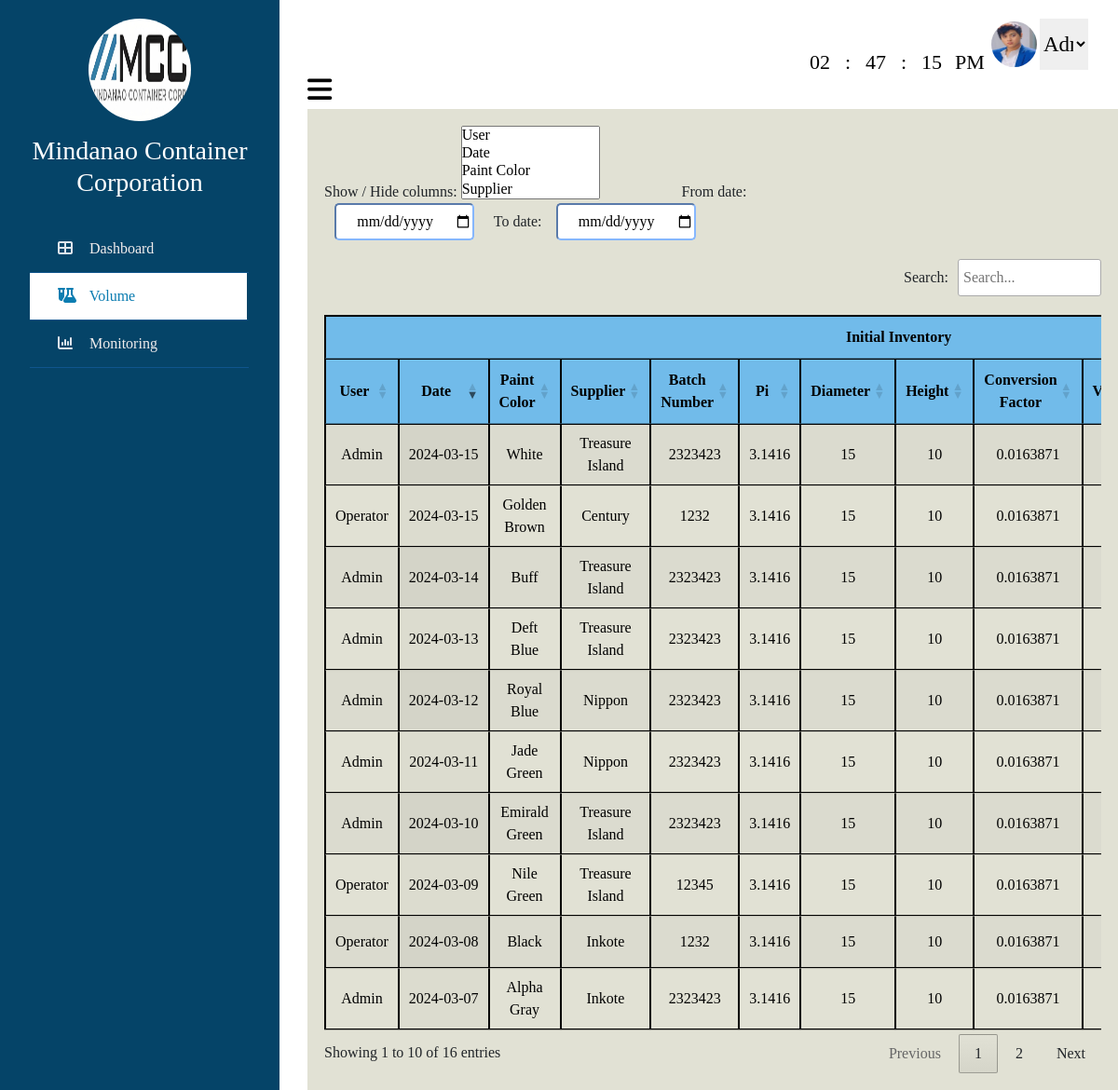
The page /volume.php (signed in) on the database as committed earlier.
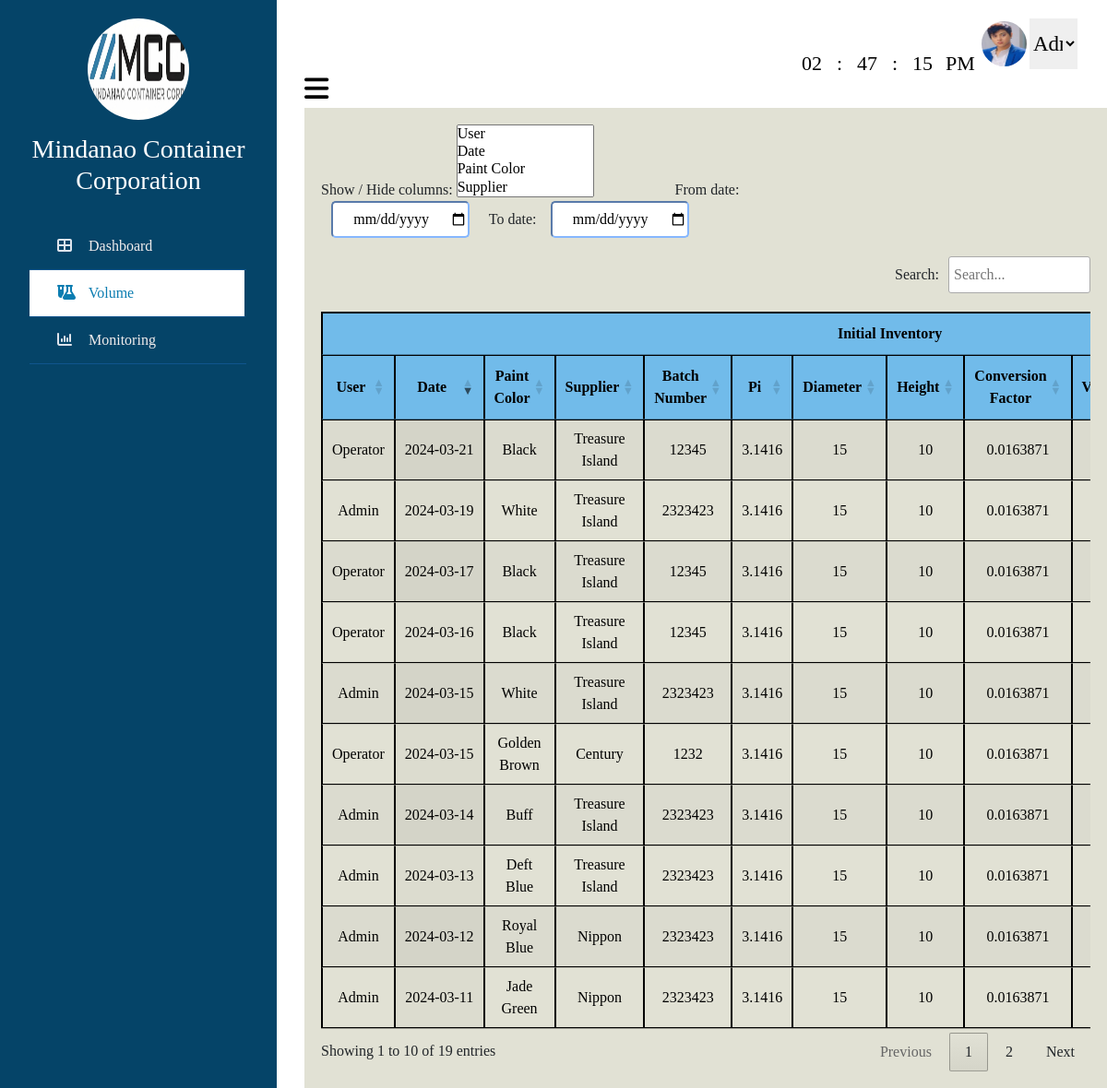
The same page on the database as committed later.
### tables this page shows
CREATE TABLE `tbl_entry` (
  `EntryID` int(100) NOT NULL,
  `userID` int(100) NOT NULL,
  `customerID` int(100) NOT NULL,
  `paintID` int(100) NOT NULL,
  `date` date NOT NULL,
  `batchNumber` int(100) NOT NULL,
  `diameter` int(100) NOT NULL,
  `height` int(100) NOT NULL,
  `Initialvolume` double NOT NULL,
  `initialPLiter` double NOT NULL,
  `initialALiter` double NOT NULL,
  `paintRatio` double NOT NULL,
  `acetateRatio` double NOT NULL,
  `NewacetateL` double NOT NULL,
  `NewpaintL` double NOT NULL,
  `sprayViscosity` int(100) NOT NULL,
  `quantity` int(100) NOT NULL,
  `Endingdiameter` int(100) NOT NULL,
  `Endingheight` int(100) NOT NULL,
  `Endingvolume` double NOT NULL,
  `endingPLiter` double NOT NULL,
  `endingALiter` double NOT NULL,
  `EndingpaintRatio` double NOT NULL,
  `EndingacetateRatio` double NOT NULL,
  `totalPLiter` double NOT NULL,
  `totalALiter` double NOT NULL,
  `paintYield` double NOT NULL,
  `acetateYield` double NOT NULL,
  `remarks` varchar(100) NOT NULL
);

CREATE TABLE `tbl_user` (
  `userID` int(100) NOT NULL,
  `Level` varchar(100) NOT NULL,
  `Name` varchar(100) NOT NULL,
  `Username` varchar(100) NOT NULL,
  `Contact` varchar(100) NOT NULL,
  `Address` varchar(100) NOT NULL,
  `Profile_image` varchar(100) NOT NULL,
  `Email` varchar(100) NOT NULL,
  `Password` varchar(100) NOT NULL
);

CREATE TABLE `tbl_paint` (
  `paintID` int(100) NOT NULL,
  `supplierID` int(100) NOT NULL,
  `paint_color` varchar(100) NOT NULL
);

CREATE TABLE `tbl_supplier` (
  `supplierID` int(100) NOT NULL,
  `supplier_name` varchar(100) NOT NULL,
  `newSupplier_name` varchar(100) NOT NULL
);

### volume.php (the view, shortened to what the changed rows need)
<?php
include 'connect.php';
$sql = "SELECT
paint.paint_color,
supplier.supplier_name,
entry.*, user.Username
FROM tbl_entry AS entry
LEFT JOIN tbl_paint AS paint ON entry.paintID = paint.paintID
LEFT JOIN tbl_supplier AS supplier ON paint.supplierID = supplier.supplierID
LEFT JOIN tbl_user AS user ON entry.userID = user.userID
ORDER BY
entry.date DESC";
$result = mysqli_query($con, $sql);
?>
<!DOCTYPE html>
<html lang="en">
<head>
    <link href="https://cdn.jsdelivr.net/npm/bootstrap@5.3.0-alpha3/dist/css/bootstrap.min.css" rel="stylesheet">
    <link rel="stylesheet" href="https://cdnjs.cloudflare.com/ajax/libs/font-awesome/6.5.1/css/all.min.css">
    <link rel="stylesheet" href="https://cdn.datatables.net/1.13.7/css/jquery.dataTables.min.css">
    <link rel="stylesheet" href="https://cdn.datatables.net/datetime/1.5.1/css/dataTables.dateTime.min.css">
    <link rel="stylesheet" href="https://cdn.datatables.net/buttons/2.4.2/css/buttons.dataTables.min.css">
    <link rel="stylesheet"
        href="https://cdnjs.cloudflare.com/ajax/libs/bootstrap-multiselect/0.9.13/css/bootstrap-multiselect.css">
    <link rel="stylesheet" href="https://unpkg.com/multiple-select@1.7.0/dist/multiple-select.min.css">
</head>
<body>
    <div class="wrapper">
        <div class="section">
            <div class="main1">
                <div class="col-md-8">
                    <div class="form-group">
                    </div>
                </div>
                <div class="main2">
                    <table id="datatables" class="display" style="width:100%;">
                        <thead>
                            <tr>
                                <th colspan="14" style="text-align:center; background-color:rgba(113,187,234,255);">
                                    Initial Inventory
                                </th>
                            </tr>
                            <tr>
                                <th style="text-align:center; background-color: rgba(113,187,234,255);">User</th>
                                <th style="text-align:center; background-color: rgba(113,187,234,255);">Date</th>
                                <th style="text-align:center; background-color: rgba(113,187,234,255);">Paint Color</th>
                                <th style="text-align:center; background-color: rgba(113,187,234,255);">Supplier</th>
                                <th style="text-align:center; background-color: rgba(113,187,234,255);">Batch Number
                                </th>
                                <th style="text-align:center; background-color: rgba(113,187,234,255);">Pi</th>
                                <th style="text-align:center; background-color: rgba(113,187,234,255);">Diameter</th>
                                <th style="text-align:center; background-color: rgba(113,187,234,255);">Height</th>
                                <th style="text-align:center; background-color: rgba(113,187,234,255);">Conversion
                                    Factor</th>
                                <th style="text-align:center; background-color: rgba(113,187,234,255);">Volume</th>
                            </tr>
                        </thead>
                        <tbody>
                            <?php
                            while ($row = mysqli_fetch_assoc($result)) {
                                $pi = 3.1416;
                                $diameter = $row['diameter'];
                                $height = $row['height'];
                                $conversionFactor = 0.0163871;
                                $Initialvolume = ($pi * $diameter * $diameter * $height * $conversionFactor) / 4;
                                $roundedVolume = round($Initialvolume, 2);
                                echo "<tr class='edit-row' data-entry-id='{$row['EntryID']}'>";
                                echo "<td>{$row['Username']}</td>";
                                echo "<td class='date-cell'>{$row['date']}</td>";
                                echo "<td>{$row['paint_color']}</td>";
                                echo "<td>{$row['supplier_name']}</td>";
                                echo "<td>{$row['batchNumber']}</td>";
                                echo "<td>$pi</td>";
                                echo "<td>{$row['diameter']}</td>";
                                echo "<td>{$row['height']}</td>";
                                echo "<td>$conversionFactor</td>";
                                echo "<td style='color:blue;'>$roundedVolume</td>";
                                echo "</tr>";
                            }
                            ?>
                        </tbody>
                    </table>
                </div>
                <div class="col-2 position-relative">
                    <div class="drawer p-2" id="drawer">
                    </div>
                </div>
            </div>
        </div>
    </div>
</body>
</html>

Rows that differ between the two databases and show on the page:
no longer on this page (row unchanged): tbl_entry: userID.Username "Admin", date "2024-03-10", paintID.paint_color "Emirald Green", tbl_supplier.supplier_name "Treasure Island", batchNumber "2323423", pi "3.1416", diameter "15", height "10", conversionFactor "0.0163871"
no longer on this page (row unchanged): tbl_entry: userID.Username "Operator", date "2024-03-09", paintID.paint_color "Nile Green", tbl_supplier.supplier_name "Treasure Island", batchNumber "12345", pi "3.1416", diameter "15", height "10", conversionFactor "0.0163871"
no longer on this page (row unchanged): tbl_entry: userID.Username "Operator", date "2024-03-08", paintID.paint_color "Black", tbl_supplier.supplier_name "Inkote", batchNumber "1232", pi "3.1416", diameter "15", height "10", conversionFactor "0.0163871"
no longer on this page (row unchanged): tbl_entry: userID.Username "Admin", date "2024-03-07", paintID.paint_color "Alpha Gray", tbl_supplier.supplier_name "Inkote", batchNumber "2323423", pi "3.1416", diameter "15", height "10", conversionFactor "0.0163871"
added tbl_entry: userID.Username "Operator", date "2024-03-21", paintID.paint_color "Black", tbl_supplier.supplier_name "Treasure Island", batchNumber "12345", pi "3.1416", diameter "15", height "10", conversionFactor "0.0163871"
added tbl_entry: userID.Username "Admin", date "2024-03-19", paintID.paint_color "White", tbl_supplier.supplier_name "Treasure Island", batchNumber "2323423", pi "3.1416", diameter "15", height "10", conversionFactor "0.0163871"
added tbl_entry: userID.Username "Operator", date "2024-03-17", paintID.paint_color "Black", tbl_supplier.supplier_name "Treasure Island", batchNumber "12345", pi "3.1416", diameter "15", height "10", conversionFactor "0.0163871"
added tbl_entry: userID.Username "Operator", date "2024-03-16", paintID.paint_color "Black", tbl_supplier.supplier_name "Treasure Island", batchNumber "12345", pi "3.1416", diameter "15", height "10", conversionFactor "0.0163871"
Other text that changed with them:
text written by a page script: "Search: Showing 1 to 10 of 16 entries Previous 1 2 Next" → "Search: Showing 1 to 10 of 19 entries Previous 1 2 Next"
